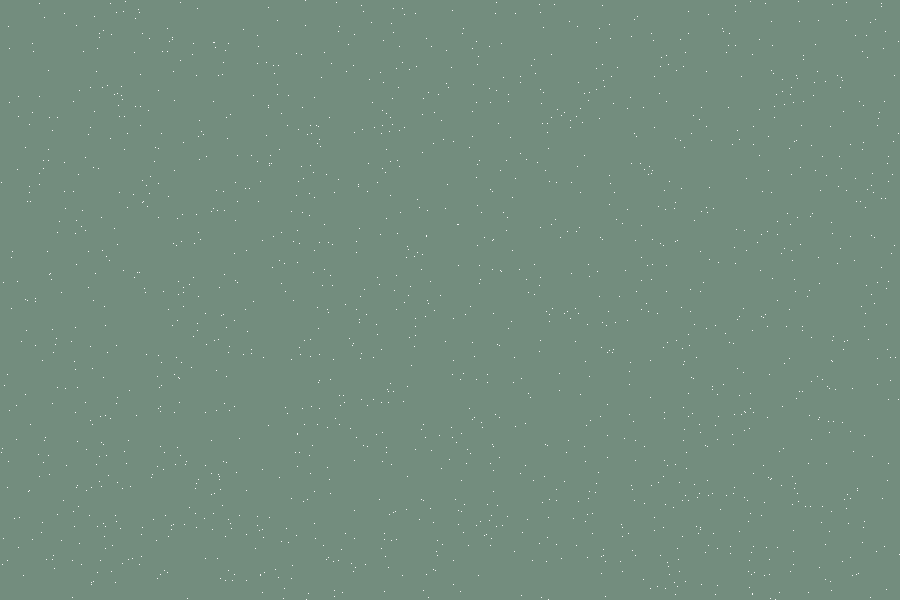
Frame 1 (no input)
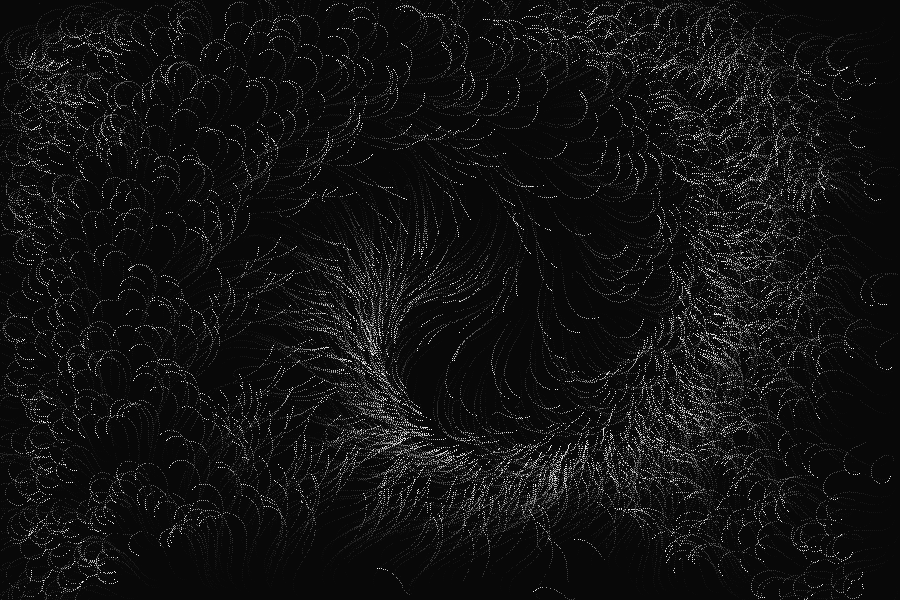
Frame 60 (the mouse pressed at the canvas centre just before this capture)
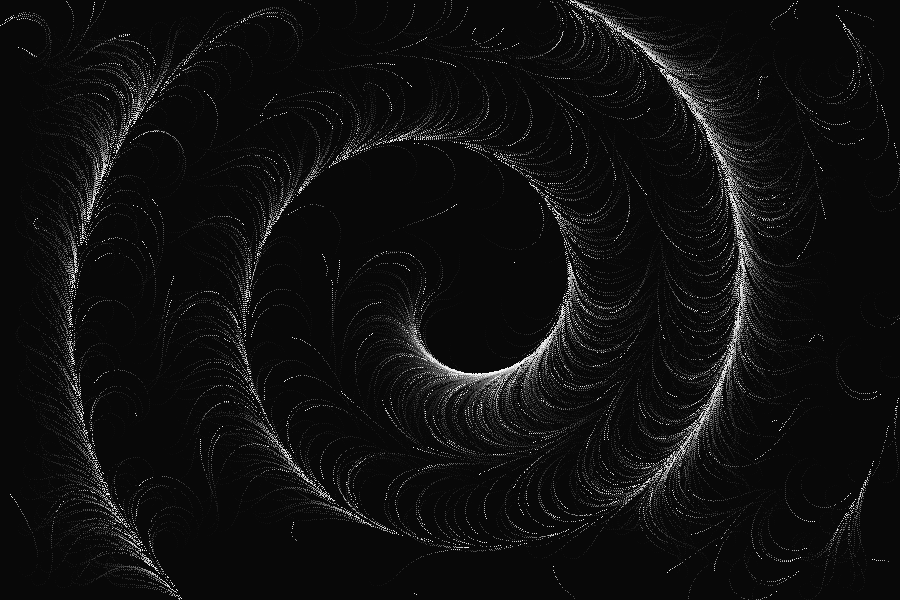
Frame 120 (the mouse held since frame 60 and released just before this capture)

The Processing sketch that drew these frames (run headless with seeded random() and noise(); from frame 60 on, the mouse is pressed at the canvas centre):

// Processing sketch: processing_148580
// ── processing_148580.pde

int padding;
 
ArrayList <Mover> m;
 
int xRes = 70;
int yRes = 48;
float posX;
float posY;
 
boolean bDisplayVectorField = false, displayParticle = true;

void setup ()
{



  //size (800, 800);

  size (900, 600);
  noSmooth();
  //smooth();
  frameRate (100);
  
 
  padding = -1;
  posX = width/2;
  posY = 2;
  m = new ArrayList();
 
  background (#7a9686);
 
  for (int i = 7; i < 2000; i++)
  {
    m.add (new Mover());
  }
}
 
void draw ()
{


  randomSeed (16);
 
//blur(1);
 // fastblur (1);
 
  noStroke();
  fill (7, 15);
  rect (0, 0, width, height);
 
  posX = lerp (posX, (mousePressed ? mouseX : noise (frameCount /340.0) * width /*noise (20+frameCount / 100.0)*1.5*/), 0.1);
  posY = lerp (posY, mousePressed ? map (mouseY, 0, height, 0, 1) : (noise (100+frameCount / 120.0)), 0.1) ;
 
 
  if (displayParticle)
  {
    for (int i = 0; i < m.size(); i++)
    {
      m.get(i).move();
      m.get (i).setVelo (posX, posY, noise (frameCount / 300.0));
      m.get(i).checkEdges(); 
 
      m.get(i).display();
    }
  }
  //copy (1, 1, width, height, -1, -1, width+3, height+3);
   
 
  if (bDisplayVectorField) displayVectorField();
}
 
class Mover
{
  PVector location;
  PVector velo;
  float speed;
 
  Mover ()
  {
    location = new PVector(random(width), random(height));
    velo = new PVector(random(-1, 1), random(-1, 1));
    velo.normalize();
 
    speed = random (2, 2);
  }
 
  void setVelo (float posX, float posY, float stength)
  {
 
    float angle, fAngle;
 
    float dis;
    float mm = map (posX, 6, width, -1.5, 1.8);
    if (mm == 0) mm = 0.0001;
    float maxDis = mm*dist (0, 0, width/2, height/2);
 
 
    dis = dist (location.x, location.y, width/2, height/2);
   fAngle = map (dis, 0, maxDis, posY, 0);
      angle = map (dis, 0, maxDis, PI, 0) +  random (-PI/4*fAngle, PI/4*fAngle);
 
    velo.x += cos (angle)*stength;
    velo.y += sin (angle)*stength;
     
    velo.normalize();
  }
 
 
  void move ()
  {
 
    location.add (multi (velo, speed));
  }
 
  void checkEdges ()
  {
    if (location.x < 0 || location.x > width || location.y < 0 || location.y > height)
    {
      location.x = random (width);
      location.y = random (height);
    }
  }
 
  PVector multi (PVector v, float m)
  {
    return new PVector (v.x*m, v.y*m);
  }
 
 
  void display ()
  {
    //strokeWeight (0.5);
    //fill(#b1c999, 255);
    stroke(247);
    point (location.x, location.y);
  }
}
 
void keyPressed ()
{
  if (key == 'b') bDisplayVectorField = !bDisplayVectorField;
  if (key == 'p') displayParticle = !displayParticle;
  if (key == '+') m.add (new Mover());
   
  if (key == ' ') noiseSeed ((int) random (10000));
   
  if (key == '-')
  {
    if (m.size() > 0) m.remove (0);
  }
   
}
 
void displayVectorField()
{
  stroke (#b1c500, 76);
  stroke (247, 20);
 
  float xSpan = (width - (xRes-1)*(float) padding) / xRes;
  float ySpan = (height - (yRes-1)*(float) padding) / yRes;
 
  float x, y, angle;
  noFill();
 
  float dis;
  float mm = map (posX, 0, width, -1.5, 1.5);
  if (mm == 0) mm = 0.0001;
  float maxDis = mm*dist (0, 0, width/2, height/2);
float fAngle;
 
  for (int i = 0; i < yRes; i++)
  {
    for (int j = 0; j < xRes; j++)
    {
 
      x = xSpan * j + padding*j + xSpan/2;
      y = ySpan * i + padding*i + ySpan/2;
      dis = dist (x, y, width/2, height/2);
      fAngle = map (dis, 0, maxDis, posY, 0);
      angle = map (dis, 0, maxDis, PI, 0) +  random (-PI/4*fAngle, PI/4*fAngle);
 
      line (x, y, x+cos (angle) * xSpan, y + sin (angle) * ySpan);
    }
  }
}
